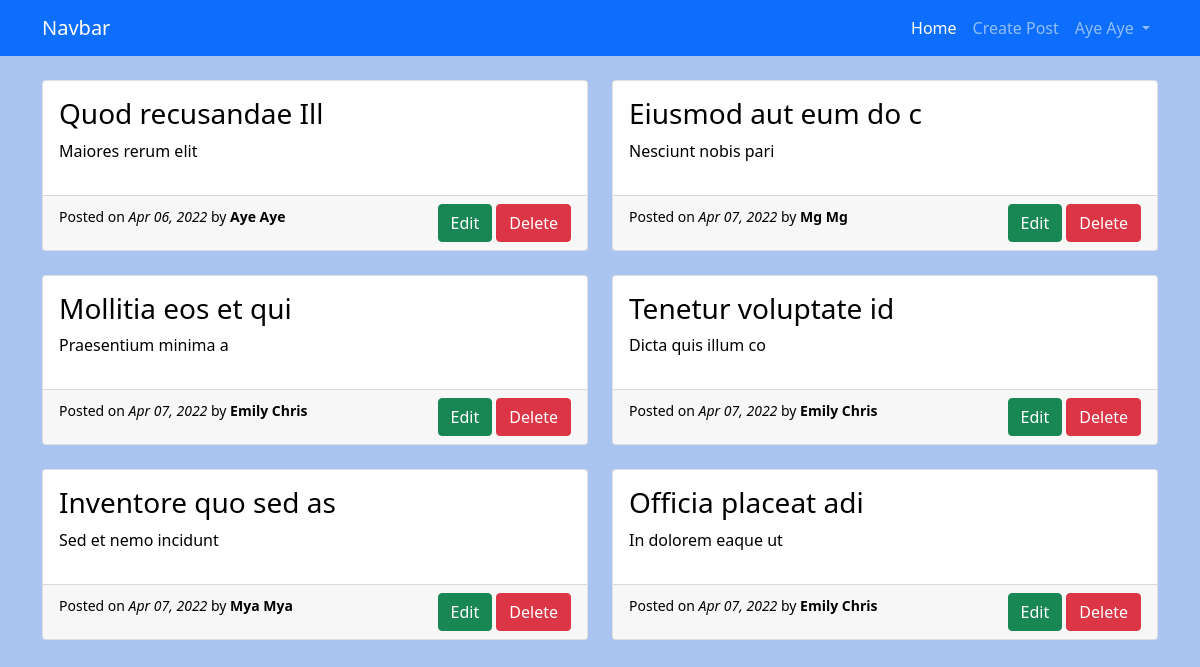
Page /index.php (signed in) on the committed database.
### tables this page shows
CREATE TABLE `posts` (
  `id` int(11) NOT NULL,
  `title` varchar(255) NOT NULL,
  `body` text NOT NULL,
  `user_id` int(11) NOT NULL,
  `date` datetime NOT NULL DEFAULT current_timestamp()
);

CREATE TABLE `users` (
  `id` int(11) NOT NULL,
  `name` varchar(255) NOT NULL,
  `email` varchar(255) NOT NULL,
  `password` varchar(255) NOT NULL,
  `date` datetime NOT NULL DEFAULT current_timestamp()
);

### helper.php (called while the page is built, shortened)
<?php
function url($url)
{
    return APP_URL . '/' . $url;
}

### index.php (the view, shortened to what this page needs)
<?php
include_once './init.php';
$sql = "SELECT posts.*, users.name as author FROM posts LEFT JOIN users ON users.id=posts.user_id";
$result = mysqli_query($conn, $sql);
$posts = mysqli_fetch_all($result, MYSQLI_ASSOC);
?>
<?php include './header.php' ?>
<?php include './navbar.php' ?>
<div class="container">
    <div class="row mb-4">
        <?php foreach ($posts as $post) : ?>
            <div class="col-6 mt-4">
                <a href="#" class="text-decoration-none text-black">
                    <div class="card">
                        <div class="card-body">
                            <h3><?php echo $post['title']; ?></h3>
                            <p><?php echo $post['body']; ?></p>
                        </div>
                        <div class="card-footer ">
                            <small>Posted on <i><?php echo date('M d, Y', strtotime($post['date'])); ?></i> by
                                <b>
                                    <?php echo $post['author']; ?>
                                </b>
                            </small>
                            <div class="float-end">
                                <a href="<?php echo url('post-edit.php?post_id=' . $post['id']); ?>" class="btn btn-success">Edit</a>
                                <a href="<?php echo url('post-delete.php?post_id=' . $post['id']); ?>" class="btn btn-danger">Delete</a>
                            </div>
                        </div>
                    </div>
                </a>
            </div>
        <?php endforeach; ?>
    </div>
</div>
<?php include './footer.php' ?>

### header.php (shortened to what this page needs)
<!DOCTYPE html>
<html lang="en">
<head>
  <link href="https://cdn.jsdelivr.net/npm/bootstrap@5.1.3/dist/css/bootstrap.min.css" rel="stylesheet">
  <link rel="stylesheet" href="https://cdn.jsdelivr.net/npm/bootstrap-icons@1.8.1/font/bootstrap-icons.css">
</head>
<body style="background-color: #aac4f1;">

### navbar.php (shortened to what this page needs)
<nav class="navbar navbar-expand-lg navbar-dark bg-primary">
    <div class="container">
        <a class="navbar-brand" href="#">Navbar</a>
        <div class="collapse navbar-collapse" id="navbarSupportedContent">
            <ul class="navbar-nav mb-2 mb-lg-0" style="margin-left: auto;">
                <li class="nav-item">
                    <a class="nav-link active" aria-current="page" href="/blog/index.php">Home</a>
                </li>
                <li class="nav-item">
                    <a class="nav-link" aria-current="page" href="<?php echo url('post-create.php'); ?>">Create Post</a>
                </li>
                <li class="nav-item dropdown">
                    <a class="nav-link dropdown-toggle" href="#" id="navbarDropdown" role="button" data-bs-toggle="dropdown" aria-expanded="false">
                        <?php echo  $_SESSION['auth']['name']; ?>
                    </a>
                </li>
            </ul>
        </div>
    </div>
</nav>

### rows in the picture
posts: title "Quod recusandae Ill", body "Maiores rerum elit", date "Apr 06, 2022", user.name "Aye Aye"
posts: title "Eiusmod aut eum do c", body "Nesciunt nobis pari", date "Apr 07, 2022", user.name "Mg Mg"
posts: title "Mollitia eos et qui", body "Praesentium minima a", date "Apr 07, 2022", user.name "Emily Chris"
posts: title "Tenetur voluptate id", body "Dicta quis illum co", date "Apr 07, 2022", user.name "Emily Chris"
posts: title "Inventore quo sed as", body "Sed et nemo incidunt", date "Apr 07, 2022", user.name "Mya Mya"
posts: title "Officia placeat adi", body "In dolorem eaque ut", date "Apr 07, 2022", user.name "Emily Chris"

### other values in the picture
$_SESSION['auth']['name'] "Aye Aye"
